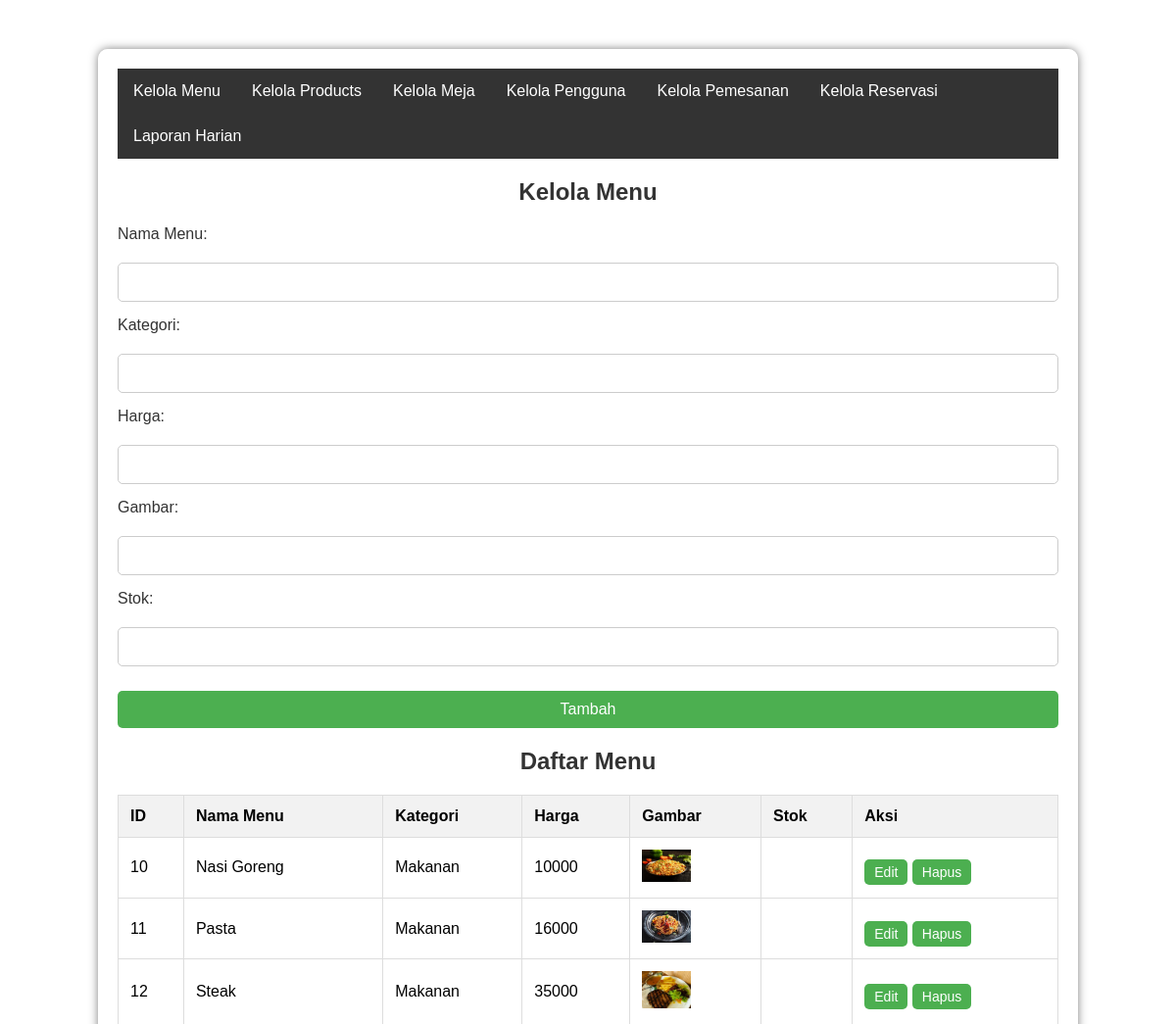
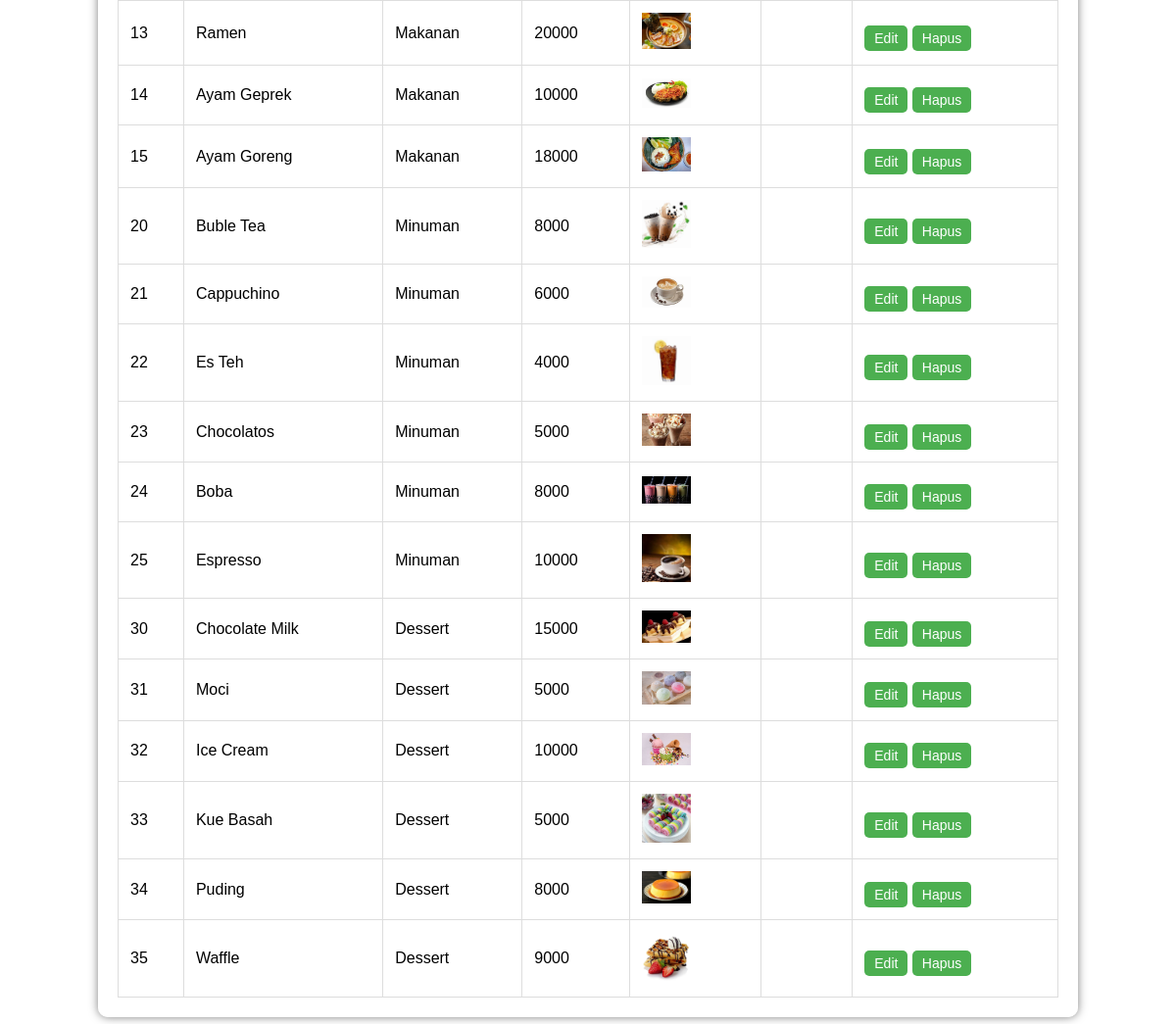
The page /php/admin/kelola_menu.php on the database its author committed (2 pictures, top to bottom).
### tables this page shows
CREATE TABLE `menu` (
  `id_menu` int(11) NOT NULL,
  `kategori` enum('Makanan','Minuman','Dessert','') NOT NULL,
  `nama_menu` varchar(100) NOT NULL,
  `harga` decimal(10,0) NOT NULL,
  `gambar` varchar(100) NOT NULL
);

### php/admin/kelola_menu.php (the view, shortened to what this page needs)
<?php
include '../config.php';
?>
<!DOCTYPE html>
<html lang="en">
<head>
    <link rel="stylesheet" href="kelola_menu.css">
</head>
<body>
    <div class="container">
        <nav>
            <ul class="horizontal-nav">
                <li><a href="kelola_menu.php">Kelola Menu</a></li>
                <li><a href="kelola_products.php">Kelola Products</a></li>
                <li><a href="kelola_meja.php">Kelola Meja</a></li>
                <li><a href="kelola_pengguna.php">Kelola Pengguna</a></li>
                <li><a href="kelola_pemesanan.php">Kelola Pemesanan</a></li>
                <li><a href="kelola_reservasi.php">Kelola Reservasi</a></li>
                <li><a href="laporan_harian.php">Laporan Harian</a></li>
            </ul>
        </nav>
        <h2>Kelola Menu</h2>
        <form method="POST" action="">
            <label for="nama_menu">Nama Menu:</label>
            <input type="text" name="nama_menu" id="nama_menu" required>
            <label for="kategori">Kategori:</label>
            <input type="text" name="kategori" id="kategori" required>
            <label for="harga">Harga:</label>
            <input type="number" name="harga" id="harga" required>
            <label for="gambar">Gambar:</label>
            <input type="text" name="gambar" id="gambar" required>
            <label for="stok">Stok:</label>
            <input type="number" name="stok" id="stok" required>
            <button type="submit" name="tambah">Tambah</button>
        </form>
        <h2>Daftar Menu</h2>
        <table>
            <thead>
                <tr>
                    <th>ID</th>
                    <th>Nama Menu</th>
                    <th>Kategori</th>
                    <th>Harga</th>
                    <th>Gambar</th>
                    <th>Stok</th>
                    <th>Aksi</th>
                </tr>
            </thead>
            <tbody>
                <?php
                $sql = "SELECT * FROM menu";
                $result = mysqli_query($conn, $sql);
                while ($row = mysqli_fetch_assoc($result)) {
                    echo "<tr>";
                    echo "<td>{$row['id_menu']}</td>";
                    echo "<td>{$row['nama_menu']}</td>";
                    echo "<td>{$row['kategori']}</td>";
                    echo "<td>{$row['harga']}</td>";
                    echo "<td><img src='../images/{$row['gambar']}' alt='{$row['nama_menu']}' width='50'></td>";
                    echo "<td>{$row['stok']}</td>";
                    echo "<td>
                            <button type='button' onclick=\"editMenu('{$row['id_menu']}', '{$row['nama_menu']}', '{$row['kategori']}', '{$row['harga']}', '{$row['gambar']}', '{$row['stok']}')\">Edit</button>
                            <form method='POST' action='' style='display:inline;'>
                                <input type='hidden' name='id_menu' value='{$row['id_menu']}'>
                                <button type='submit' name='hapus'>Hapus</button>
                            </form>
                          </td>";
                    echo "</tr>";
                }
                ?>
            </tbody>
        </table>
    </div>
</body>
</html>

### php/admin/kelola_menu.css (style rules this page uses)
body { font-family: Arial, sans-serif; background-image: url('../../images/admin products.png'); background-size: cover; margin: 0; padding: 0; }
.container { background-color: rgba(255, 255, 255, 0.8); margin: 50px auto; padding: 20px; width: 80%; box-shadow: 0 0 10px rgba(0, 0, 0, 0.5); border-radius: 10px; }
.horizontal-nav { list-style-type: none; margin: 0; padding: 0; overflow: hidden; background-color: #333; }
.horizontal-nav li { float: left; }
.horizontal-nav li a { display: block; color: white; text-align: center; padding: 14px 16px; text-decoration: none; }
h2 { text-align: center; color: #333; }
form { display: flex; flex-direction: column; gap: 15px; }
form label { color: #333; margin-bottom: 5px; }
form input { padding: 10px; font-size: 16px; border: 1px solid #ccc; border-radius: 5px; }
form button { padding: 10px; font-size: 16px; border: none; border-radius: 5px; cursor: pointer; background-color: #4CAF50; color: white; margin-top: 10px; }
table { width: 100%; border-collapse: collapse; margin-top: 20px; }
th, td { padding: 12px; border: 1px solid #ddd; text-align: left; }
th { background-color: #f2f2f2; }
td button { padding: 5px 10px; font-size: 14px; border: none; border-radius: 5px; cursor: pointer; background-color: #4CAF50; color: white; }

### rows shown on the page
menu: id_menu "10", nama_menu "Nasi Goreng", kategori "Makanan", harga "10000", gambar (picture)
menu: id_menu "11", nama_menu "Pasta", kategori "Makanan", harga "16000", gambar (picture)
menu: id_menu "12", nama_menu "Steak", kategori "Makanan", harga "35000", gambar (picture)
menu: id_menu "13", nama_menu "Ramen", kategori "Makanan", harga "20000", gambar (picture)
menu: id_menu "14", nama_menu "Ayam Geprek", kategori "Makanan", harga "10000", gambar (picture)
menu: id_menu "15", nama_menu "Ayam Goreng", kategori "Makanan", harga "18000", gambar (picture)
menu: id_menu "20", nama_menu "Buble Tea", kategori "Minuman", harga "8000", gambar (picture)
menu: id_menu "21", nama_menu "Cappuchino", kategori "Minuman", harga "6000", gambar (picture)
menu: id_menu "22", nama_menu "Es Teh", kategori "Minuman", harga "4000", gambar (picture)
menu: id_menu "23", nama_menu "Chocolatos", kategori "Minuman", harga "5000", gambar (picture)
menu: id_menu "24", nama_menu "Boba", kategori "Minuman", harga "8000", gambar+nama_menu (picture)
menu: id_menu "25", nama_menu "Espresso", kategori "Minuman", harga "10000", gambar (picture)
menu: id_menu "30", nama_menu "Chocolate Milk", kategori "Dessert", harga "15000", gambar (picture)
menu: id_menu "31", nama_menu "Moci", kategori "Dessert", harga "5000", gambar (picture)
menu: id_menu "32", nama_menu "Ice Cream", kategori "Dessert", harga "10000", gambar (picture)
menu: id_menu "33", nama_menu "Kue Basah", kategori "Dessert", harga "5000", gambar (picture)
menu: id_menu "34", nama_menu "Puding", kategori "Dessert", harga "8000", gambar (picture)
menu: id_menu "35", nama_menu "Waffle", kategori "Dessert", harga "9000", gambar (picture)
